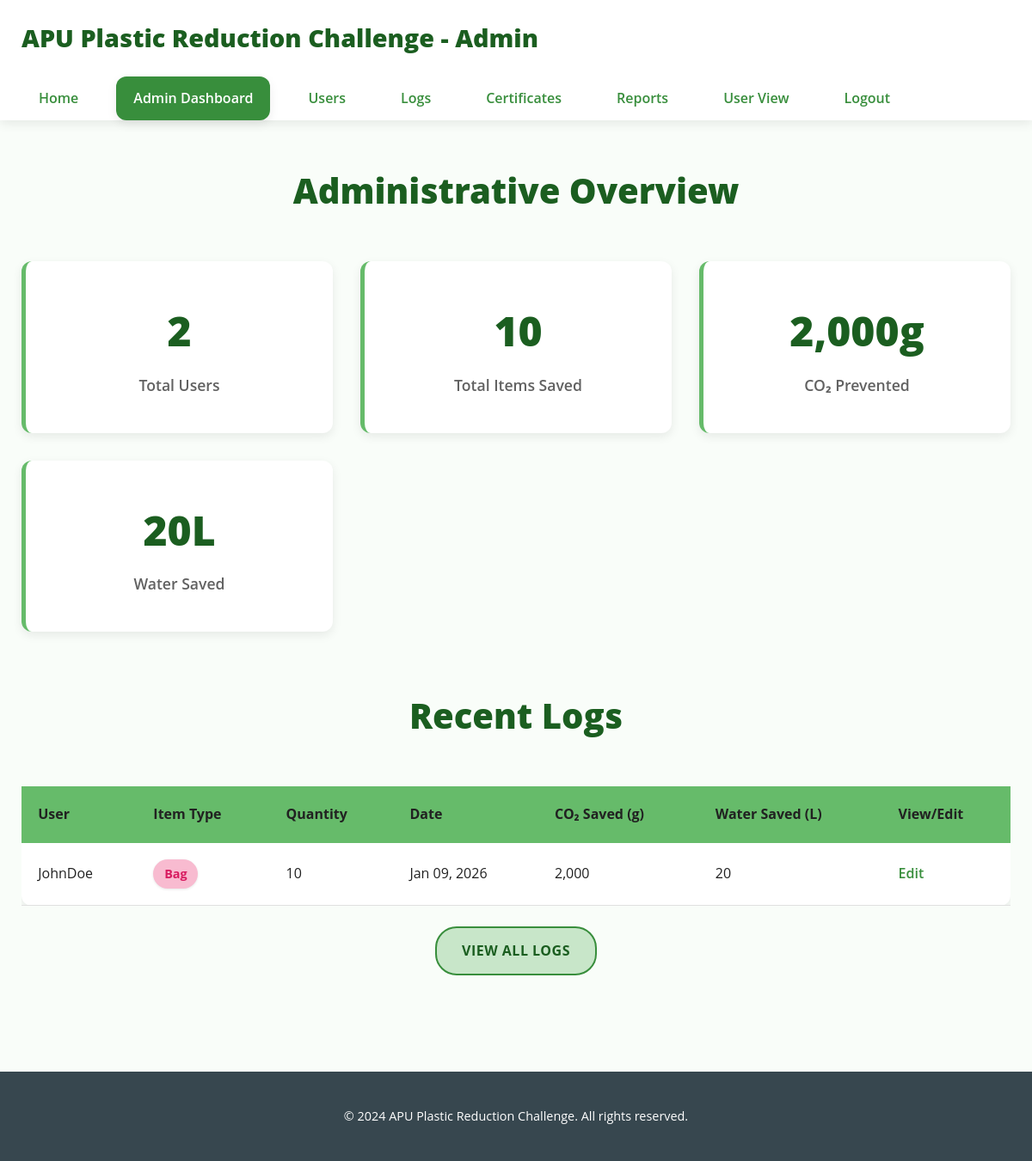
Page /admin/dashboard.php (signed in) on the committed database.
### tables this page shows
CREATE TABLE IF NOT EXISTS `logs` (
  `log_id` int NOT NULL AUTO_INCREMENT,
  `user_id` int NOT NULL,
  `factor_id` int NOT NULL,
  `quantity` int NOT NULL,
  `log_date` date NOT NULL,
  `co2_saved` decimal(10,2) NOT NULL,
  `water_saved` decimal(10,2) NOT NULL,
  `created_at` timestamp NULL DEFAULT CURRENT_TIMESTAMP,
  PRIMARY KEY (`log_id`),
  KEY `factor_id` (`factor_id`),
  KEY `idx_user_date` (`user_id`,`log_date`),
  KEY `idx_log_date` (`log_date`)
);

CREATE TABLE IF NOT EXISTS `users` (
  `user_id` int NOT NULL AUTO_INCREMENT,
  `username` varchar(50) NOT NULL,
  `email` varchar(100) NOT NULL,
  `password_hash` varchar(255) NOT NULL,
  `role` enum('guest','participant','admin') DEFAULT 'guest',
  `status` enum('active','inactive') DEFAULT 'active',
  `created_at` timestamp NULL DEFAULT CURRENT_TIMESTAMP,
  `last_login` timestamp NULL DEFAULT NULL,
  PRIMARY KEY (`user_id`),
  UNIQUE KEY `username` (`username`),
  UNIQUE KEY `email` (`email`),
  KEY `idx_username` (`username`),
  KEY `idx_email` (`email`)
);

CREATE TABLE IF NOT EXISTS `environmental_factors` (
  `factor_id` int NOT NULL AUTO_INCREMENT,
  `item_type` enum('bottle','bag','container') NOT NULL,
  `co2_saved_grams` decimal(8,2) NOT NULL,
  `water_saved_liters` decimal(8,2) NOT NULL,
  `data_source` varchar(255) NOT NULL,
  `last_updated` timestamp NULL DEFAULT CURRENT_TIMESTAMP ON UPDATE CURRENT_TIMESTAMP,
  `is_active` tinyint(1) DEFAULT '1',
  PRIMARY KEY (`factor_id`),
  UNIQUE KEY `item_type` (`item_type`)
);

### includes/functions.php (called while the page is built, shortened)
<?php
function getCommunityStats() {
    $conn = getDBConnection();
    $query = "
        SELECT
            COUNT(DISTINCT user_id) as total_participants,
            SUM(quantity) as total_items,
            SUM(co2_saved) as total_co2,
            SUM(water_saved) as total_water
        FROM logs
    ";
    $result = $conn->query($query);
    $stats = $result->fetch_assoc();
    return $stats;
}
function formatNumber($number) {
    return number_format($number, 0);
}
?>

### admin/dashboard.php (the view, shortened to what this page needs)
<?php
require_once '../includes/functions.php';
$stats = getCommunityStats();
$conn = getDBConnection();
$result = $conn->query("SELECT COUNT(*) as total FROM users WHERE role IN ('participant', 'admin')");
$user_count = $result->fetch_assoc()['total'];
$recent_logs_query = "
    SELECT
        l.*,
        u.username,
        e.item_type    -- Retrieves item_type from the linked environmental_factors table
    FROM logs l
    JOIN users u ON l.user_id = u.user_id
    JOIN environmental_factors e ON l.factor_id = e.factor_id -- JOIN condition
    ORDER BY l.created_at DESC
    LIMIT 10
";
$recent_logs_result = $conn->query($recent_logs_query);
$recent_logs = $recent_logs_result->fetch_all(MYSQLI_ASSOC);
?>
<!DOCTYPE html>
<html lang="en">
<head>
    <link rel="stylesheet" href="../css/style.css">
</head>
<body>
    <header class="main-header">
        <div class="container">
            <div class="header-content">
                <a href="dashboard.php" class="site-title">
                    <h1><?php echo SITE_NAME; ?> - Admin</h1>
                </a>
            </div>
            <nav class="main-nav">
                <a href="../index.php" class="nav-link">Home</a>
                <a href="dashboard.php" class="nav-link active">Admin Dashboard</a>
                <a href="users.php" class="nav-link">Users</a>
                <a href="logs.php" class="nav-link">Logs</a>
                <a href="certificates.php" class="nav-link">Certificates</a>
                <a href="reports.php" class="nav-link">Reports</a>
                <a href="../dashboard.php" class="nav-link">User View</a>
                <a href="?logout=1" class="nav-link">Logout</a>
            </nav>
        </div>
    </header>
    <main class="main-content">
        <div class="container">
            <h2 class="section-title">Administrative Overview</h2>
            <div class="stats-grid">
                <div class="stat-card">
                    <div class="stat-value"><?php echo formatNumber($user_count); ?></div>
                    <div class="stat-label">Total Users</div>
                </div>
                <div class="stat-card">
                    <div class="stat-value"><?php echo formatNumber($stats['total_items'] ?? 0); ?></div>
                    <div class="stat-label">Total Items Saved</div>
                </div>
                <div class="stat-card">
                    <div class="stat-value"><?php echo formatNumber($stats['total_co2'] ?? 0); ?>g</div>
                    <div class="stat-label">CO₂ Prevented</div>
                </div>
                <div class="stat-card">
                    <div class="stat-value"><?php echo formatNumber($stats['total_water'] ?? 0); ?>L</div>
                    <div class="stat-label">Water Saved</div>
                </div>
            </div>
            <section class="activity-section">
                <h3 class="section-title">Recent Logs</h3>
                <div class="table-responsive">
                    <table class="data-table">
                        <thead>
                            <tr>
                                <th>User</th>
                                <th>Item Type</th>
                                <th>Quantity</th>
                                <th>Date</th>
                                <th>CO₂ Saved (g)</th>
                                <th>Water Saved (L)</th>
                                <th>View/Edit</th>
                            </tr>
                        </thead>
                        <tbody>
                            <?php if (empty($recent_logs)): ?>
                                <tr>
                                    <td colspan="7" class="text-center">No logs yet</td>
                                </tr>
                            <?php else: ?>
                                <?php foreach ($recent_logs as $log): ?>
                                    <tr>
                                        <td><?php echo htmlspecialchars($log['username']); ?></td>
                                        <td><span class="item-badge item-<?php echo $log['item_type']; ?>"><?php echo ucfirst($log['item_type']); ?></span></td>
                                        <td><?php echo formatNumber($log['quantity']); ?></td>
                                        <td><?php echo date('M d, Y', strtotime($log['log_date'])); ?></td>
                                        <td><?php echo formatNumber($log['co2_saved']); ?></td>
                                        <td><?php echo formatNumber($log['water_saved']); ?></td>
                                        <td><a href="edit_log.php?id=<?php echo $log['log_id']; ?>" class="nav-link" style="padding: 0; display: inline;">Edit</a></td>
                                    </tr>
                                <?php endforeach; ?>
                            <?php endif; ?>
                        </tbody>
                    </table>
                </div>
                <div class="text-center" style="margin-top: 1.5rem;">
                    <a href="logs.php" class="btn btn-secondary">View All Logs</a>
                </div>
            </section>
        </div>
    </main>
    <footer class="main-footer">
        <div class="container">
            <p>&copy; 2024 <?php echo SITE_NAME; ?>. All rights reserved.</p>
        </div>
    </footer>
</body>
</html>

### css/style.css (style rules this page uses)
:root { --primary-color: #388e3c; --primary-dark: #1b5e20; --primary-light: #66bb6a; --secondary-color: #c8e6c9; --accent-color: #ffc107; --accent-dark: #f57c00; --success-color: #4caf50; --error-color: #f44336; --warning-color: #ff9800; --info-color: #2196f3; --text-primary: #212121; --text-secondary: #616161; --text-light: #ffffff; --bg-primary: #ffffff; --bg-secondary: #f9fdf9; --bg-dark: #37474f; --border-color: #e0e0e0; --border-radius: 12px; --box-shadow: 0 4px 12px rgba(0, 0, 0, 0.08); --box-shadow-hover: 0 8px 20px rgba(0, 0, 0, 0.12); --shadow-inset: inset 0 2px 4px rgba(0, 0, 0, 0.05); --transition: all 0.4s cubic-bezier(0.25, 0.8, 0.25, 1); }
* { margin: 0; padding: 0; box-sizing: border-box; }
body { font-family: 'Open Sans', 'Segoe UI', Roboto, 'Helvetica Neue', Arial, sans-serif; line-height: 1.7; color: var(--text-primary); background-color: var(--bg-secondary); min-height: 100vh; display: flex; flex-direction: column; }
a { text-decoration: none; color: var(--primary-color); transition: var(--transition); }
.site-title h1 { font-size: 1.8rem; font-weight: 800; color: var(--primary-dark); }
.container { width: 100%; max-width: 1280px; margin: 0 auto; padding: 0 25px; }
.main-header { background-color: var(--bg-primary); box-shadow: var(--box-shadow); position: static !important; top: auto !important; z-index: 1000; }
.header-content { display: flex; justify-content: space-between; align-items: center; padding: 1.25rem 0; flex-wrap: wrap; gap: 1.5rem; }
.main-nav { display: flex; gap: 1.5rem; align-items: center; flex-wrap: wrap; transition: var(--transition); }
.nav-link { padding: 0.75rem 1.25rem; border-radius: var(--border-radius); transition: var(--transition); font-weight: 600; white-space: nowrap; }
.nav-link.active { background-color: var(--primary-color); color: var(--text-light); box-shadow: var(--box-shadow); }
.main-content { flex: 1; padding: 3rem 0; }
.btn { display: inline-block; padding: 0.8rem 1.8rem; border-radius: 25px; font-weight: 700; text-align: center; cursor: pointer; border: none; transition: var(--transition); font-size: 1rem; text-transform: uppercase; letter-spacing: 0.5px; }
.btn-secondary { background-color: var(--secondary-color); color: var(--primary-dark); border: 2px solid var(--primary-color); }
.section-title { text-align: center; font-size: 2.5rem; margin-bottom: 3rem; color: var(--primary-dark); font-weight: 800; }
.stats-grid { display: grid; grid-template-columns: repeat(auto-fit, minmax(280px, 1fr)); gap: 2rem; margin-bottom: 3rem; }
.stat-card { background: var(--bg-primary); padding: 2.5rem; border-radius: var(--border-radius); box-shadow: var(--box-shadow); text-align: center; transition: var(--transition); border-left: 5px solid var(--primary-light); }
.stat-value { font-size: 3rem; font-weight: 900; color: var(--primary-dark); margin-bottom: 0.5rem; }
.stat-label { color: var(--text-secondary); font-size: 1.1rem; font-weight: 600; }
.activity-section { margin: 4rem 0; }
.table-responsive { overflow-x: auto; }
.data-table { width: 100%; background: var(--bg-primary); border-radius: var(--border-radius); box-shadow: var(--box-shadow); border-collapse: collapse; }
.data-table thead { background-color: var(--primary-light); color: var(--text-primary); }
.data-table th, .data-table td { padding: 1.2rem; text-align: left; }
.data-table tbody tr { border-bottom: 1px solid var(--border-color); }
.item-badge { display: inline-block; padding: 0.3rem 0.8rem; border-radius: 20px; font-size: 0.9rem; font-weight: 700; box-shadow: 0 1px 3px rgba(0, 0, 0, 0.1); }
.item-bag { background-color: #f8bbd0; color: #d81b60; }
.main-footer { background-color: var(--bg-dark); color: var(--text-light); padding: 2.5rem 0; text-align: center; margin-top: auto; font-size: 0.9rem; }
.main-footer p { margin: 0; }
.text-center { text-align: center; }

### rows in the picture
logs: user.username "JohnDoe", factor.item_type "Bag", quantity "10", log_date "Jan 09, 2026", co2_saved "2,000", water_saved "20"

### other values in the picture
SITE_NAME "APU Plastic Reduction Challenge"
formatNumber($user_count) "2"
formatNumber($stats['total_items'] ?? 0) "10"
formatNumber($stats['total_co2'] ?? 0) "2,000"
formatNumber($stats['total_water'] ?? 0) "20"
